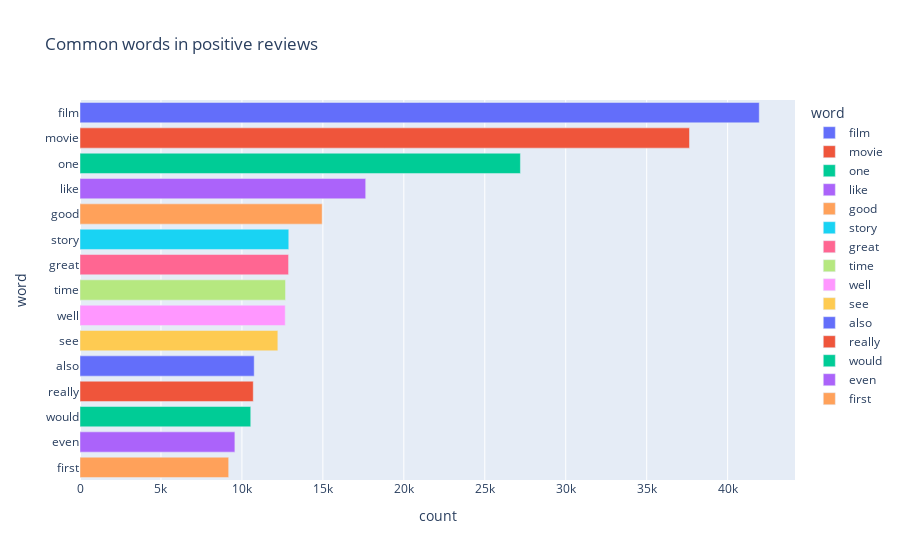

Notebook code for this chart:
### Code cell
px.bar(pos_words, x='count', y='word', title='Common words in positive reviews', color = 'word')

### Figure 1 — Plotly figure (JSON) as saved in the notebook; plotly's stock layout.template omitted (floating-point values rounded to 4 significant figures)
{"data": [{"alignmentgroup": "True", "hovertemplate": "word=%{y}<br>count=%{x}<extra></extra>", "legendgroup": "film", "marker": {"color": "#636efa", "pattern": {"shape": ""}}, "name": "film", "offsetgroup": "film", "orientation": "h", "showlegend": true, "textposition": "auto", "type": "bar", "x": [41952], "xaxis": "x", "y": ["film"], "yaxis": "y"}, {"alignmentgroup": "True", "hovertemplate": "word=%{y}<br>count=%{x}<extra></extra>", "legendgroup": "movie", "marker": {"color": "#EF553B", "pattern": {"shape": ""}}, "name": "movie", "offsetgroup": "movie", "orientation": "h", "showlegend": true, "textposition": "auto", "type": "bar", "x": [37645], "xaxis": "x", "y": ["movie"], "yaxis": "y"}, {"alignmentgroup": "True", "hovertemplate": "word=%{y}<br>count=%{x}<extra></extra>", "legendgroup": "one", "marker": {"color": "#00cc96", "pattern": {"shape": ""}}, "name": "one", "offsetgroup": "one", "orientation": "h", "showlegend": true, "textposition": "auto", "type": "bar", "x": [27201], "xaxis": "x", "y": ["one"], "yaxis": "y"}, {"alignmentgroup": "True", "hovertemplate": "word=%{y}<br>count=%{x}<extra></extra>", "legendgroup": "like", "marker": {"color": "#ab63fa", "pattern": {"shape": ""}}, "name": "like", "offsetgroup": "like", "orientation": "h", "showlegend": true, "textposition": "auto", "type": "bar", "x": [17645], "xaxis": "x", "y": ["like"], "yaxis": "y"}, {"alignmentgroup": "True", "hovertemplate": "word=%{y}<br>count=%{x}<extra></extra>", "legendgroup": "good", "marker": {"color": "#FFA15A", "pattern": {"shape": ""}}, "name": "good", "offsetgroup": "good", "orientation": "h", "showlegend": true, "textposition": "auto", "type": "bar", "x": [14956], "xaxis": "x", "y": ["good"], "yaxis": "y"}, {"alignmentgroup": "True", "hovertemplate": "word=%{y}<br>count=%{x}<extra></extra>", "legendgroup": "story", "marker": {"color": "#19d3f3", "pattern": {"shape": ""}}, "name": "story", "offsetgroup": "story", "orientation": "h", "showlegend": true, "textposition": "auto", "type": "bar", "x": [12895], "xaxis": "x", "y": ["story"], "yaxis": "y"}, {"alignmentgroup": "True", "hovertemplate": "word=%{y}<br>count=%{x}<extra></extra>", "legendgroup": "great", "marker": {"color": "#FF6692", "pattern": {"shape": ""}}, "name": "great", "offsetgroup": "great", "orientation": "h", "showlegend": true, "textposition": "auto", "type": "bar", "x": [12882], "xaxis": "x", "y": ["great"], "yaxis": "y"}, {"alignmentgroup": "True", "hovertemplate": "word=%{y}<br>count=%{x}<extra></extra>", "legendgroup": "time", "marker": {"color": "#B6E880", "pattern": {"shape": ""}}, "name": "time", "offsetgroup": "time", "orientation": "h", "showlegend": true, "textposition": "auto", "type": "bar", "x": [12694], "xaxis": "x", "y": ["time"], "yaxis": "y"}, {"alignmentgroup": "True", "hovertemplate": "word=%{y}<br>count=%{x}<extra></extra>", "legendgroup": "well", "marker": {"color": "#FF97FF", "pattern": {"shape": ""}}, "name": "well", "offsetgroup": "well", "orientation": "h", "showlegend": true, "textposition": "auto", "type": "bar", "x": [12675], "xaxis": "x", "y": ["well"], "yaxis": "y"}, {"alignmentgroup": "True", "hovertemplate": "word=%{y}<br>count=%{x}<extra></extra>", "legendgroup": "see", "marker": {"color": "#FECB52", "pattern": {"shape": ""}}, "name": "see", "offsetgroup": "see", "orientation": "h", "showlegend": true, "textposition": "auto", "type": "bar", "x": [12219], "xaxis": "x", "y": ["see"], "yaxis": "y"}, {"alignmentgroup": "True", "hovertemplate": "word=%{y}<br>count=%{x}<extra></extra>", "legendgroup": "also", "marker": {"color": "#636efa", "pattern": {"shape": ""}}, "name": "also", "offsetgroup": "also", "orientation": "h", "showlegend": true, "textposition": "auto", "type": "bar", "x": [10759], "xaxis": "x", "y": ["also"], "yaxis": "y"}, {"alignmentgroup": "True", "hovertemplate": "word=%{y}<br>count=%{x}<extra></extra>", "legendgroup": "really", "marker": {"color": "#EF553B", "pattern": {"shape": ""}}, "name": "really", "offsetgroup": "really", "orientation": "h", "showlegend": true, "textposition": "auto", "type": "bar", "x": [10700], "xaxis": "x", "y": ["really"], "yaxis": "y"}, {"alignmentgroup": "True", "hovertemplate": "word=%{y}<br>count=%{x}<extra></extra>", "legendgroup": "would", "marker": {"color": "#00cc96", "pattern": {"shape": ""}}, "name": "would", "offsetgroup": "would", "orientation": "h", "showlegend": true, "textposition": "auto", "type": "bar", "x": [10546], "xaxis": "x", "y": ["would"], "yaxis": "y"}, {"alignmentgroup": "True", "hovertemplate": "word=%{y}<br>count=%{x}<extra></extra>", "legendgroup": "even", "marker": {"color": "#ab63fa", "pattern": {"shape": ""}}, "name": "even", "offsetgroup": "even", "orientation": "h", "showlegend": true, "textposition": "auto", "type": "bar", "x": [9566], "xaxis": "x", "y": ["even"], "yaxis": "y"}, {"alignmentgroup": "True", "hovertemplate": "word=%{y}<br>count=%{x}<extra></extra>", "legendgroup": "first", "marker": {"color": "#FFA15A", "pattern": {"shape": ""}}, "name": "first", "offsetgroup": "first", "orientation": "h", "showlegend": true, "textposition": "auto", "type": "bar", "x": [9183], "xaxis": "x", "y": ["first"], "yaxis": "y"}], "layout": {"barmode": "relative", "legend": {"title": {"text": "word"}, "tracegroupgap": 0}, "title": {"text": "Common words in positive reviews"}, "xaxis": {"anchor": "y", "domain": [0, 1], "title": {"text": "count"}}, "yaxis": {"anchor": "x", "categoryarray": ["first", "even", "would", "really", "also", "see", "well", "time", "great", "story", "good", "like", "one", "movie", "film"], "categoryorder": "array", "domain": [0, 1], "title": {"text": "word"}}}}
